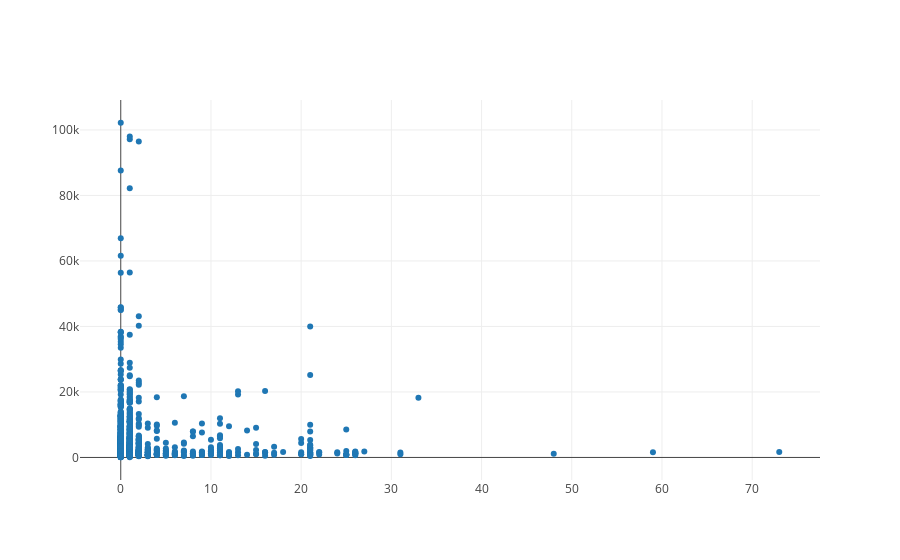

The code cell stored with this chart in its notebook:
### Code cell
trace = trace_values(sampled_train['num_videos'], sampled_train['shares'])
plot([trace])

### Figure 1 — Plotly figure (JSON) as saved in the notebook; plotly's stock layout.template omitted (floating-point values rounded to 4 significant figures; data arrays with more than 128 entries replaced by an {"elided": "..."} marker saying what was removed)
{"data": [{"mode": "markers", "name": "data", "text": [], "type": "scatter", "uid": "c730703f-b9ef-4c2f-bb52-7ac635ee4f6d", "x": {"elided": "3000 int values"}, "y": {"elided": "3000 int values"}}], "layout": {"autosize": true, "xaxis": {"autorange": true, "range": [-4.532, 77.53], "type": "linear"}, "yaxis": {"autorange": true, "range": [-7417.0, 109700.0], "type": "linear"}}}
